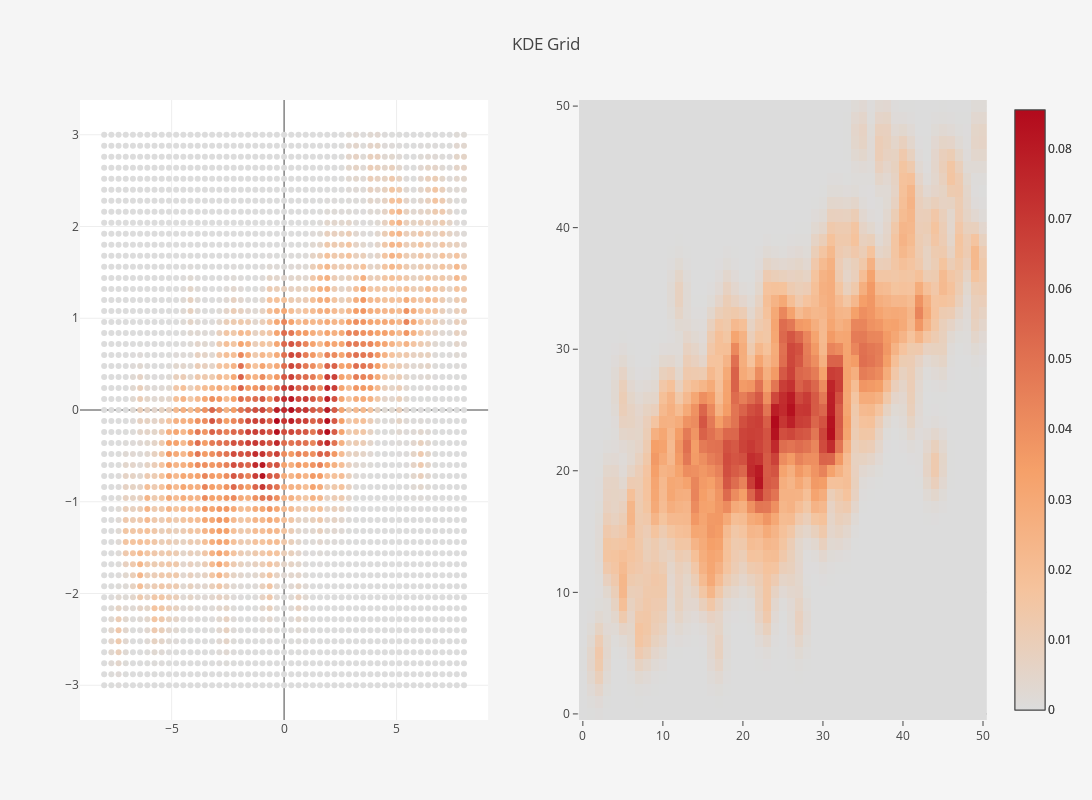

Source (notebook cell):
### Code cell
grid_pts = go.Scatter(
                x=grid[:,0],
                y=grid[:,1],
                mode="markers",
                marker=dict(
                    color=np.exp(log_dens_kde),
                    showscale=True
                ),
                text=np.exp(log_dens_kde)
            )

grid_hm = go.Heatmap(
    z=kde_hmap,
    colorscale = 'Reds'
)

layout = go.Layout(
    title="KDE Grid",
    autosize=False,
    width=1600,
    height=800,
    paper_bgcolor='#F5F5F5'
)

fig = make_subplots(rows=1, cols=2)

fig.add_trace(grid_pts, row=1,col=1)
fig.add_trace(grid_hm, row=1,col=2)
fig.layout.update(layout)

# go.Figure(data=[grid_hm], layout=layout)
iplot(fig)

### Figure 1 — Plotly figure (JSON) as saved in the notebook; plotly's stock layout.template omitted (floating-point values rounded to 4 significant figures; data arrays with more than 128 entries replaced by an {"elided": "..."} marker saying what was removed)
{"data": [{"marker": {"color": {"elided": "2601 float values"}, "showscale": true}, "mode": "markers", "text": {"elided": "2601 float values"}, "type": "scatter", "uid": "997b33fa-7a54-4b11-b860-e1f12d716440", "x": {"elided": "2601 float values"}, "xaxis": "x", "y": {"elided": "2601 float values"}, "yaxis": "y"}, {"colorscale": "Reds", "type": "heatmap", "uid": "534c8dfc-cc37-48d8-af2a-68b884ea1073", "xaxis": "x2", "yaxis": "y2", "z": {"elided": "51x51 float values"}}], "layout": {"autosize": false, "height": 800, "paper_bgcolor": "#F5F5F5", "title": {"text": "KDE Grid"}, "width": 1600, "xaxis": {"anchor": "y", "autorange": true, "domain": [0, 0.45], "range": [-9.008, 9.008], "type": "linear"}, "xaxis2": {"anchor": "y2", "autorange": true, "domain": [0.55, 1], "range": [-0.5, 50.5]}, "yaxis": {"anchor": "x", "autorange": true, "domain": [0, 1], "range": [-3.379, 3.379], "type": "linear"}, "yaxis2": {"anchor": "x2", "autorange": true, "domain": [0, 1], "range": [-0.5, 50.5]}}}
